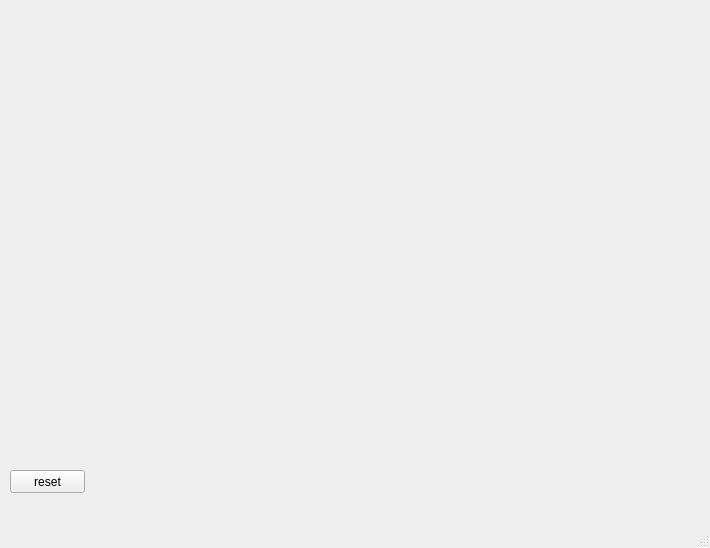
<?xml version="1.0" encoding="UTF-8"?>
<ui version="4.0">
 <class>MainWindow</class>
 <widget class="QMainWindow" name="MainWindow">
  <property name="geometry">
   <rect>
    <x>0</x>
    <y>0</y>
    <width>710</width>
    <height>548</height>
   </rect>
  </property>
  <property name="windowTitle">
   <string>MainWindow</string>
  </property>
  <property name="toolTip">
   <string>55</string>
  </property>
  <property name="iconSize">
   <size>
    <width>40</width>
    <height>40</height>
   </size>
  </property>
  <widget class="QWidget" name="centralwidget">
   <widget class="QPushButton" name="pb">
    <property name="geometry">
     <rect>
      <x>10</x>
      <y>470</y>
      <width>75</width>
      <height>23</height>
     </rect>
    </property>
    <property name="text">
     <string>reset</string>
    </property>
    <property name="iconSize">
     <size>
      <width>40</width>
      <height>40</height>
     </size>
    </property>
    <property name="shortcut">
     <string>Ctrl+S</string>
    </property>
   </widget>
  </widget>
  <widget class="QMenuBar" name="menubar">
   <property name="geometry">
    <rect>
     <x>0</x>
     <y>0</y>
     <width>710</width>
     <height>21</height>
    </rect>
   </property>
  </widget>
  <widget class="QStatusBar" name="statusbar"/>
 </widget>
 <resources/>
 <connections/>
</ui>
